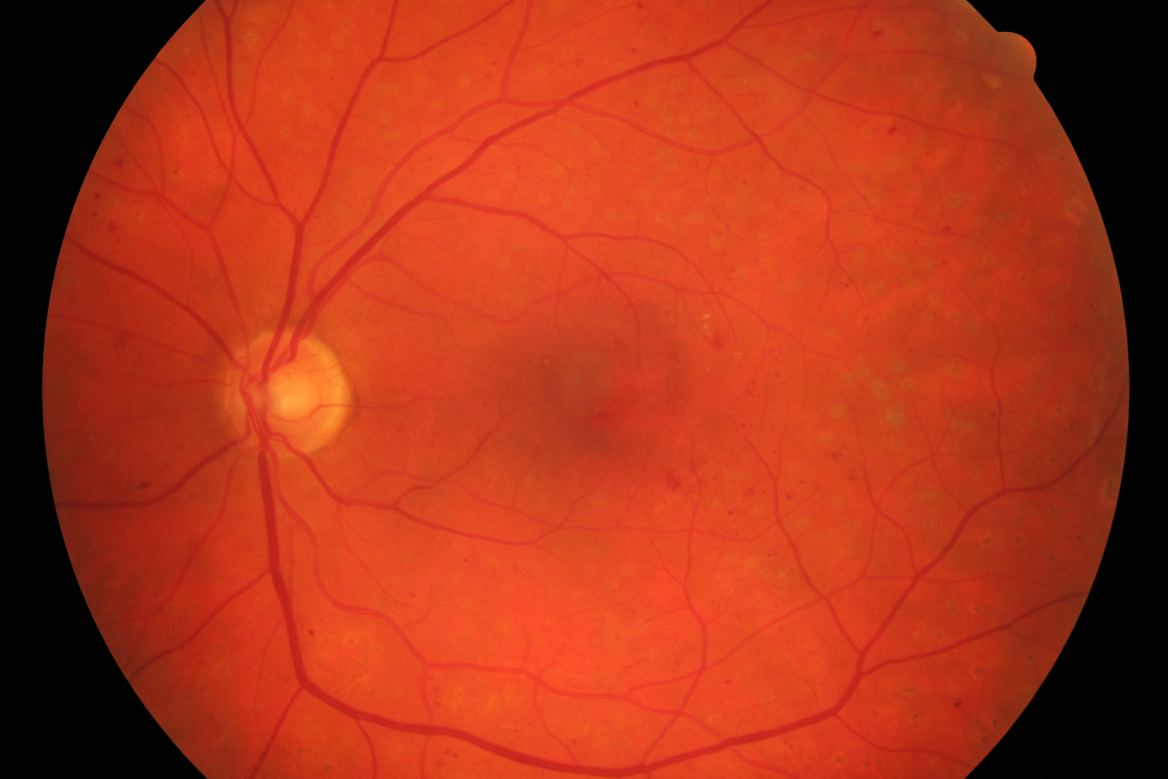
#> input picture img/images/01_dr.JPG, 3504 x 2336 px (shown at 1/3 size); its folder holds 4 pictures in this run
$ jupyter execute --allow-errors kmeans.ipynb
#> lines starting #> are read from the running program, lines starting #| are printed output that depends on the picture; after the words box and inside, x2 and y2 are one past the last pixel; in counts of white or black regions, pixels touching at a corner belong together; pictures that were not available may be replaced by others from this repository, and a replacement may not be noted
#> further down, img is the input picture: PIL image 3504x2336 RGB; mean R, G, B 172.1, 52.8, 25.4
#> `img = img.resize((int(512*1.5),512))`:
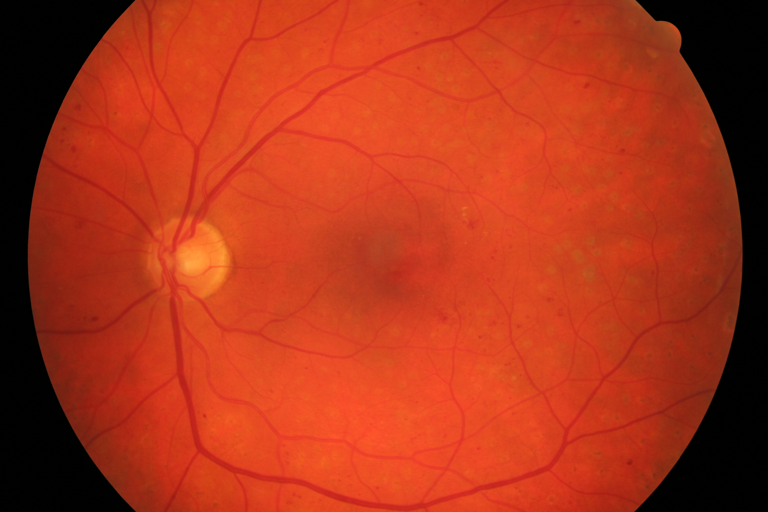
#> img: PIL image 768x512 RGB; mean R, G, B 172.1, 52.8, 25.4
#> `mask = Image.open(pathmask).convert('L')`:
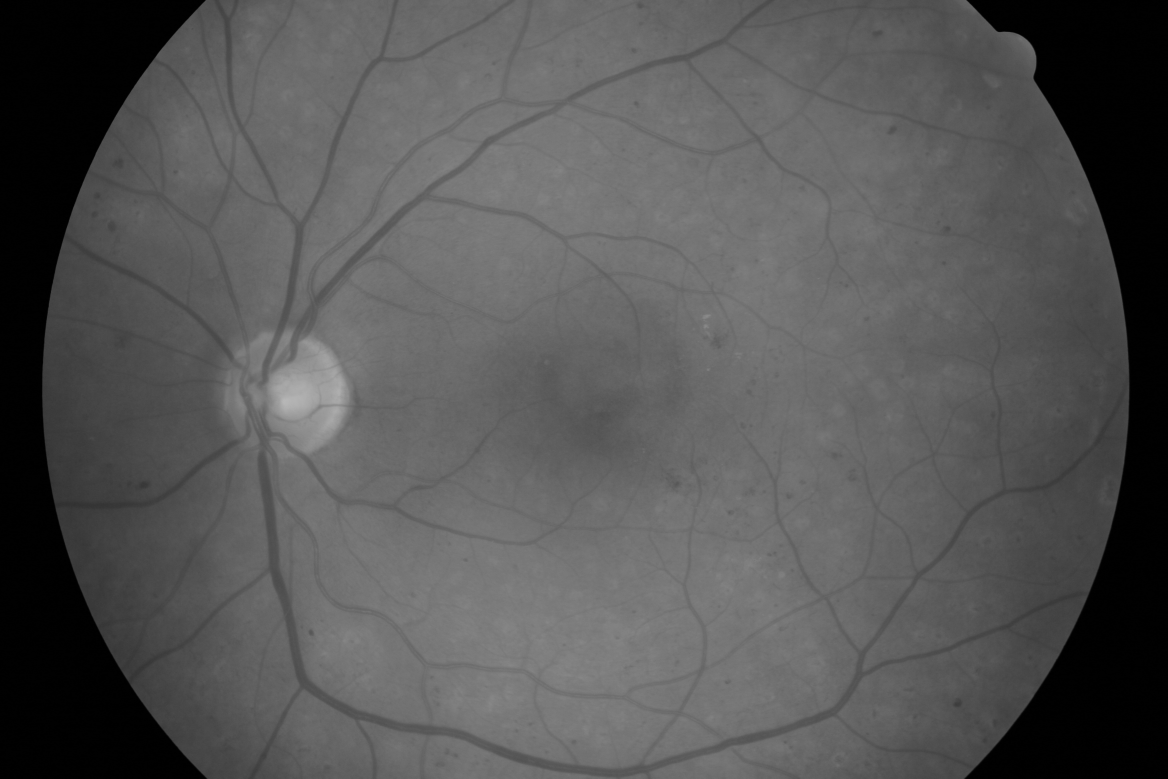
#> mask: PIL image 3504x2336 L (shown at 1/3 size); min 0, max 184, mean 85.4
#> `mask = mask.resize((int(512*1.5),512))`:
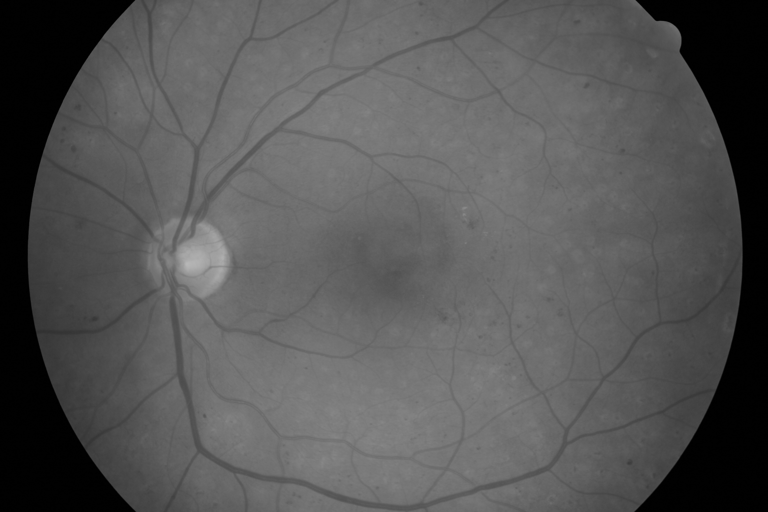
#> mask: PIL image 768x512 L; min 0, max 183, mean 85.4
[cell 1]
import numpy as np
from PIL import Image
import os
import time

[cell 2]
def getcentroids(centroids,clusters):
    """
    obtain centroid for the cluster of point
    """
    k = len(centroids)
    new_centroids = np.ndarray(shape=(k,3))
    for i in range(k):
        icluster= imgarr[np.where(clusters==i)]
        new_centroids[i] = np.mean(icluster, axis=0)
    return new_centroids

[cell 3]
def getclusters(centroids):
    """
    obtain clusters of points based on their distance to centroids
    """
    k=len(centroids)
    distances = np.ndarray(shape=((k,)+np.shape(imgarr)[:-1]))
    for i in range(k):
        distances[i] = np.sqrt(np.sum((imgarr-centroids[i])**2,axis=2))
    clusters = np.argmin(distances, axis = 0)
    return clusters

[cell 4]
def converged(centroids,old_centroids):
    """
    check if centroid is convereged
    """
    threshold = 0.1
    val = np.sum((centroids-old_centroids)**2)
    if val<threshold:
        return True
    else:
        return False

[cell 5]
def getsegmentation(centroids):
    """
    obtain segmented image
    """
    img = Image.new('L', (img_width, img_height))
    img = np.asarray(img)
    p = np.sum(centroids,axis=1)
    q=p.argsort()
    centroids = centroids[q,:]
    clusters = getclusters(centroids)
    img.setflags(write=1)
    for i in range(k):
        img[np.where(clusters==i)] = i*255
    return img

[cell 6]
def dice_coef(y_true, y_pred,smooth=1):
    """
    obtain dice coefficient
    """
    y_true_f = np.ndarray.flatten(y_true)
    y_pred_f = np.ndarray.flatten(y_pred)
    intersection = np.sum(y_true_f * y_pred_f)
    return (2. * intersection +smooth) / (np.sum(y_true_f) + np.sum(y_pred_f) +smooth)

[cell 7]
def start():
    k=2
    centroids = np.ndarray(shape = (k,3))
    old_centroids =  np.zeros(shape= (k,3))
    i=0
    while i<k:
        centroid = imgarr[np.random.randint(0,img_height),np.random.randint(0,img_width)]
        if centroid in centroids:
            continue
        centroids[i] = centroid
        i+=1

    j=0
    while not converged(centroids,old_centroids) and j<=50:
        old_centroids= centroids
        clusters = getclusters(centroids)
        centroids = getcentroids(centroids,clusters)
        j+=1


    predict = getsegmentation(centroids.astype(int))
    return predict

[cell 8]
start_time = time.time()
path = os.path.join("img","images")
files = os.listdir("./img/images/")
dice = []
#> (the rest of this cell did not finish here and is left out)

#> the loop in start, `while i<k:` made 2 passes
#> centroid on passes 1 to 2: [212, 70, 28], [221, 65, 30]
#> after the loop in start, `while i<k:`: centroids = [[212, 70, 28], [221, 65, 30]]; i = 2
#> in converged, `threshold = 0.1`: threshold = 0.1
#> in converged, `val = np.sum((centroids-old_centroids)**2)`: val = 104594
#> the loop in start, `while not converged(centroids,old_centroids) and j<=50:` made 6 passes
#> (old_centroids, centroids) on passes 1 to 4: ([[212, 70, 28], [221, 65, 30]], [[139.3, 41.36, 19.6], [226.5, 71.75, 35.08]]), ([[139.3, 41.36, 19.6], [226.5, 71.75, 35.08]], [[89.49, 25.23, 12.4], [217.1, 67.81, 32.52]]), ([[89.49, 25.23, 12.4], [217.1, 67.81, 32.52]], [[43.28, 12.9, 6.39], [209.5, 64.36, 30.94]]), ([[43.28, 12.9, 6.39], [209.5, 64.36, 30.94]], [[7.4, 2.83, 1.24], [204.7, 62.69, 30.21]])
#> pass 1, in getclusters, `clusters = np.argmin(distances, axis = 0)`:
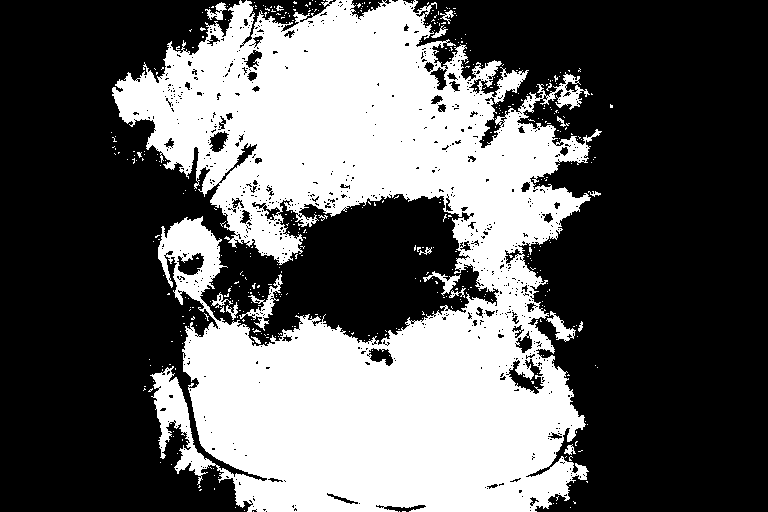
#> clusters: shape (512, 768) int64; values 0 (black) and 1 (white), 37.6% white; 443 white regions (425 under 20 px), largest, box (x1, y1, x2, y2) and area: (112, 0, 602, 512) 144855, (239, 274, 283, 331) 532, (546, 311, 576, 342) 335
#> pass 2, in getclusters (call 2), `clusters = np.argmin(distances, axis = 0)`:
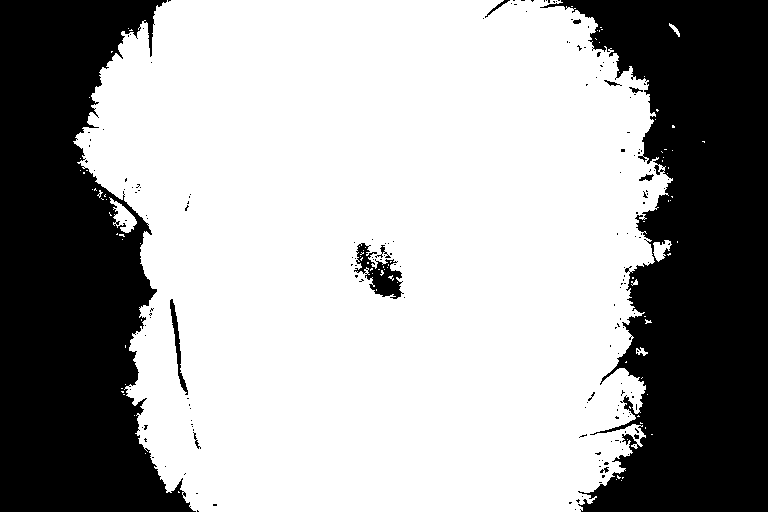
#> clusters: shape (512, 768) int64; values 0 (black) and 1 (white), 64.7% white; 182 black regions (170 under 20 px), largest, box (x1, y1, x2, y2) and area: (540, 0, 768, 512) 70005, (0, 0, 196, 512) 66217, (354, 243, 404, 299) 1162
#> pass 3, in getclusters (call 3), `clusters = np.argmin(distances, axis = 0)`:
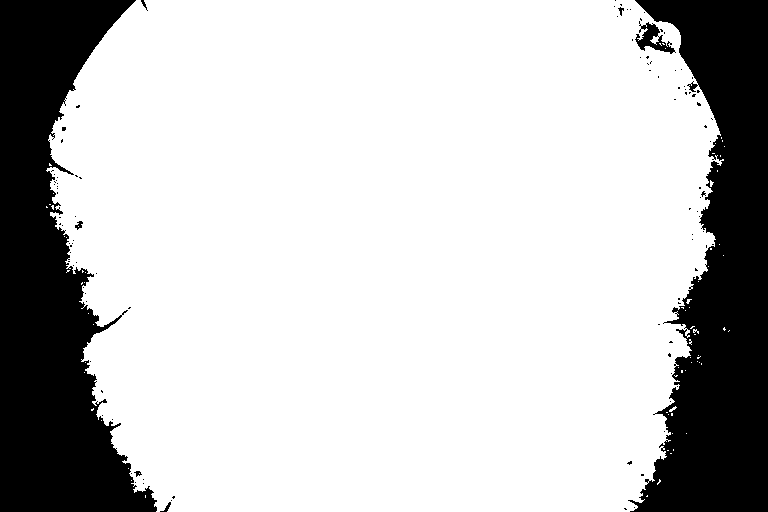
#> clusters: shape (512, 768) int64; values 0 (black) and 1 (white), 77.5% white; 107 black regions (99 under 20 px), largest, box (x1, y1, x2, y2) and area: (0, 0, 157, 512) 45078, (628, 0, 768, 512) 42300, (635, 21, 676, 54) 529
#> after the loop in start, `while not converged(centroids,old_centroids) and j<=50:`: j = 6
#> in getsegmentation, `img = Image.new('L', (img_width, img_height))`: img: PIL image 768x512 L; every value is 0
#> in getsegmentation, `p = np.sum(centroids,axis=1)`: p = [2, 295]
#> in getsegmentation, `q=p.argsort()`: q = [0, 1]
#> in getsegmentation, `centroids = centroids[q,:]`: centroids = [[1, 1, 0], [203, 62, 30]]
#> in getclusters (call 7), `clusters = np.argmin(distances, axis = 0)`:
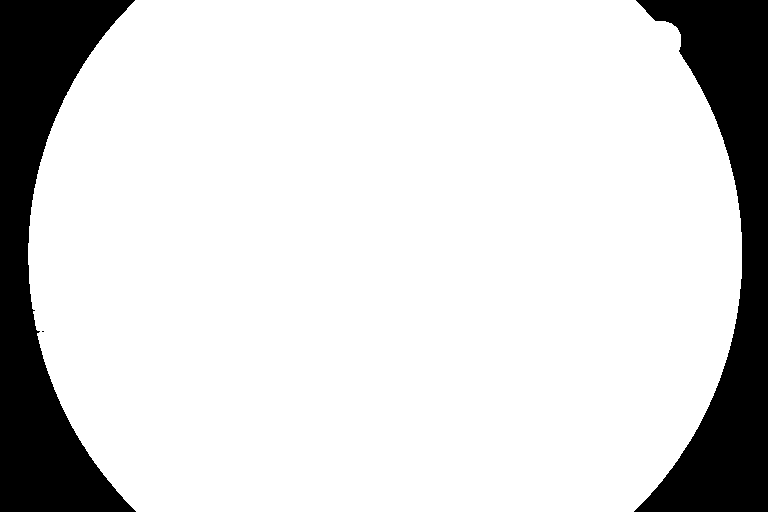
#> clusters: shape (512, 768) int64; values 0 (black) and 1 (white), 84.3% white; 3 black regions (1 under 20 px), largest, box (x1, y1, x2, y2) and area: (0, 0, 136, 512) 31637, (634, 0, 768, 512) 29946
    output=Image.fromarray(predict)
    pathsave = os.path.join("img","predicts",name+'_predict.jpg')
    output.save(pathsave)
    dice.append(dice_coef(maskarr/255,predict/255))
print(np.mean(dice))
print("--- %s seconds ---" % (time.time() - start_time))
